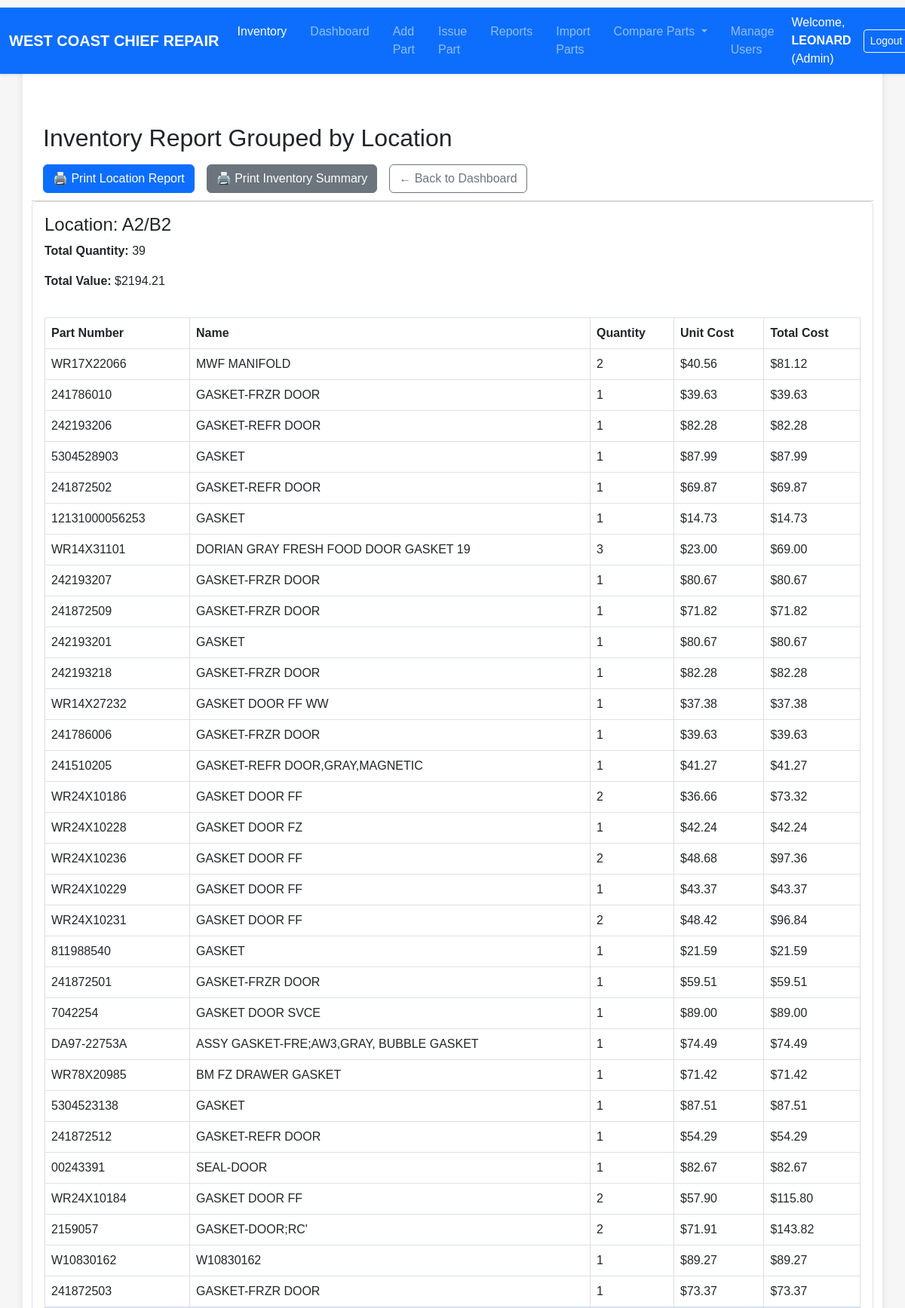
/dashboard/location_report (signed in, upper part), run on the app's committed database.
### models.py (models this page shows, shortened)
class User(UserMixin, db.Model):
    id = db.Column(db.Integer, primary_key=True)
    username = db.Column(db.String(64), unique=True, nullable=False)
    password_hash = db.Column(db.String(128), nullable=False)
    role = db.Column(db.String(20), nullable=False, default=ROLE_USER)
    @property
    def password(self):
        raise AttributeError('password is not a readable attribute')

class Part(db.Model):
    id = db.Column(db.Integer, primary_key=True)
    name = db.Column(db.String(100), nullable=False)
    part_number = db.Column(db.String(100), unique=True, nullable=False)
    quantity = db.Column(db.Integer, default=0)
    unit_cost = db.Column(db.Float, nullable=False)
    location = db.Column(db.String(100))  # shelf/location
    created_at = db.Column(db.DateTime, default=datetime.utcnow)

### inventory/routes.py (the view)
@inventory_bp.route('/dashboard/location_report')
@login_required
def location_report():
    parts = Part.query.filter(Part.quantity > 0).all()
    locations = defaultdict(lambda: {
        'parts': [],
        'total_quantity': 0,
        'total_value': 0.0,
    })
    for part in parts:
        loc = part.location or 'Unknown'
        locations[loc]['parts'].append(part)
        locations[loc]['total_quantity'] += part.quantity
        locations[loc]['total_value'] += part.quantity * part.unit_cost
    grand_total_quantity = sum(data['total_quantity'] for data in locations.values())
    grand_total_value = sum(data['total_value'] for data in locations.values())
    return render_template('location_report.html',
                           locations=locations,
                           grand_total_quantity=grand_total_quantity,
                           grand_total_value=grand_total_value)

### auth/routes.py (called while the page is built)
@login_manager.user_loader
def load_user(user_id):
    return User.query.get(int(user_id))

### templates/location_report.html (shortened to what this page needs)
{% extends "base.html" %}
{% block content %}
<div class="sticky-toolbar">
  <h2 class="mb-3">Inventory Report Grouped by Location</h2>
  <div class="d-flex flex-wrap gap-3">
    <a href="{{ url_for('inventory.print_location_report') }}" class="btn btn-primary">🖨️ Print Location Report</a>
    <a href="{{ url_for('inventory.print_inventory_summary') }}" class="btn btn-secondary">🖨️ Print Inventory Summary</a>
    <a href="{{ url_for('inventory.dashboard') }}" class="btn btn-outline-secondary">← Back to Dashboard</a>
  </div>
</div>
{% if locations %}
  {% for loc, data in locations.items() %}
  <div class="card mb-4 p-3 border">
    <h4>Location: {{ loc }}</h4>
    <p><strong>Total Quantity:</strong> {{ data.total_quantity }}</p>
    <p><strong>Total Value:</strong> ${{ '%.2f'|format(data.total_value) }}</p>
    <table class="table table-bordered">
      <thead>
        <tr>
          <th>Part Number</th>
          <th>Name</th>
          <th>Quantity</th>
          <th>Unit Cost</th>
          <th>Total Cost</th>
        </tr>
      </thead>
      <tbody>
        {% for part in data.parts %}
        <tr>
          <td>{{ part.part_number }}</td>
          <td>{{ part.name }}</td>
          <td>{{ part.quantity }}</td>
          <td>${{ '%.2f'|format(part.unit_cost) }}</td>
          <td>${{ '%.2f'|format(part.quantity * part.unit_cost) }}</td>
        </tr>
        {% endfor %}
      </tbody>
    </table>
  </div>
  {% endfor %}
{% else %}
  <p>No parts in inventory.</p>
{% endif %}
{% endblock %}

### templates/base.html (shortened to what this page needs)
<!DOCTYPE html>
<html lang="en">
<head>
  <link href="https://cdn.jsdelivr.net/npm/bootstrap@5.3.0/dist/css/bootstrap.min.css" rel="stylesheet" />
  <link rel="stylesheet" href="{{ url_for('static', filename='style.css') }}" />
</head>
<body>
  <nav class="navbar navbar-expand-lg navbar-dark bg-primary shadow-sm fixed-top">
    <div class="container-fluid">
      <a class="navbar-brand fw-bold" href="{{ url_for('inventory.dashboard') }}">
        WEST COAST CHIEF REPAIR
      </a>
      <div class="collapse navbar-collapse" id="navbarMain">
        <ul class="navbar-nav me-auto mb-2 mb-lg-0">
          <li class="nav-item">
            <a class="nav-link{% if request.endpoint == 'inventory.location_report' %} active{% endif %}" href="{{ url_for('inventory.location_report') }}">Inventory</a>
          </li>
          <li class="nav-item">
            <a class="nav-link{% if request.endpoint == 'inventory.dashboard' %} active{% endif %}" href="{{ url_for('inventory.dashboard') }}">Dashboard</a>
          </li>
          <li class="nav-item">
            <a class="nav-link{% if request.endpoint == 'inventory.add_part' %} active{% endif %}" href="{{ url_for('inventory.add_part') }}">Add Part</a>
          </li>
          <li class="nav-item">
            <a class="nav-link{% if request.endpoint == 'inventory.issue_part' %} active{% endif %}" href="{{ url_for('inventory.issue_part') }}">Issue Part</a>
          </li>
          <li class="nav-item">
            <a class="nav-link{% if request.endpoint == 'inventory.reports' %} active{% endif %}" href="{{ url_for('inventory.reports') }}">Reports</a>
          </li>
          <li class="nav-item">
            <a class="nav-link{% if request.endpoint == 'inventory.import_parts' %} active{% endif %}" href="{{ url_for('inventory.import_parts') }}">Import Parts</a>
          <li class="nav-item dropdown">
            <a class="nav-link dropdown-toggle" href="#" id="compareDropdown" role="button" data-bs-toggle="dropdown" aria-expanded="false">
              Compare Parts
            </a>
          </li>
          {% if current_user.is_authenticated and current_user.role in ['superadmin', 'admin'] %}
          <li class="nav-item">
            <a class="nav-link{% if request.endpoint.startswith('inventory.users') %} active{% endif %}" href="{{ url_for('inventory.users') }}">Manage Users</a>
          </li>
            </ul>
          {% endif %}
        {% if current_user.is_authenticated %}
        <div class="d-flex align-items-center">
          <span class="text-white me-3">
            Welcome, <strong>{{ current_user.username }}</strong> ({{ current_user.role.capitalize() }})
          </span>
          <a href="{{ url_for('auth.logout') }}" class="btn btn-outline-light btn-sm">Logout</a>
        </div>
        {% endif %}
      </div>
    </div>
  </nav>
  <main class="container mt-4">
    {% block content %}{% endblock %}
  </main>
</body>
</html>

### static/style.css (style rules this page uses)
body { font-family: Arial, sans-serif; background-color: #f6f6f6; padding: 20px; margin: 0; }
nav { margin-top: 10px; }
nav a { color: white; margin-right: 15px; text-decoration: none; font-weight: bold; }
main { background-color: white; padding: 20px; border-radius: 8px; box-shadow: 0 0 10px rgba(0,0,0,0.1); }
table { width: 100%; border-collapse: collapse; margin-top: 20px; }
table th, table td { padding: 10px; border: 1px solid #ddd; text-align: left; }
main.container { padding-top: 110px; }
.sticky-toolbar { position: sticky; top: 110px; background-color: white; z-index: 1000; padding: 10px 15px; border-bottom: 1px solid #ccc; }

### data on the page
User: username "LEONARD", role "Admin"
Part: location "A2/B2", total_quantity "39", total_value "2194.21", part_number "WR17X22066", name "MWF MANIFOLD", quantity "2", unit_cost "40.56", part.quantity*part.unit_cost "81.12"
Part: part_number "241786010", name "GASKET-FRZR DOOR", quantity "1", unit_cost "39.63", part.quantity*part.unit_cost "39.63"
Part: part_number "242193206", name "GASKET-REFR DOOR", quantity "1", unit_cost "82.28", part.quantity*part.unit_cost "82.28"
Part: part_number "5304528903", name "GASKET", quantity "1", unit_cost "87.99", part.quantity*part.unit_cost "87.99"
Part: part_number "241872502", name "GASKET-REFR DOOR", quantity "1", unit_cost "69.87", part.quantity*part.unit_cost "69.87"
Part: part_number "12131000056253", name "GASKET", quantity "1", unit_cost "14.73", part.quantity*part.unit_cost "14.73"
Part: part_number "WR14X31101", name "DORIAN GRAY FRESH FOOD DOOR GASKET 19", quantity "3", unit_cost "23.00", part.quantity*part.unit_cost "69.00"
Part: part_number "242193207", name "GASKET-FRZR DOOR", quantity "1", unit_cost "80.67", part.quantity*part.unit_cost "80.67"
Part: part_number "241872509", name "GASKET-FRZR DOOR", quantity "1", unit_cost "71.82", part.quantity*part.unit_cost "71.82"
Part: part_number "242193201", name "GASKET", quantity "1", unit_cost "80.67", part.quantity*part.unit_cost "80.67"
Part: part_number "242193218", name "GASKET-FRZR DOOR", quantity "1", unit_cost "82.28", part.quantity*part.unit_cost "82.28"
Part: part_number "WR14X27232", name "GASKET DOOR FF WW", quantity "1", unit_cost "37.38", part.quantity*part.unit_cost "37.38"
Part: part_number "241786006", name "GASKET-FRZR DOOR", quantity "1", unit_cost "39.63", part.quantity*part.unit_cost "39.63"
Part: part_number "241510205", name "GASKET-REFR DOOR,GRAY,MAGNETIC", quantity "1", unit_cost "41.27", part.quantity*part.unit_cost "41.27"
Part: part_number "WR24X10186", name "GASKET DOOR FF", quantity "2", unit_cost "36.66", part.quantity*part.unit_cost "73.32"
Part: part_number "WR24X10228", name "GASKET DOOR FZ", quantity "1", unit_cost "42.24", part.quantity*part.unit_cost "42.24"
Part: part_number "WR24X10236", name "GASKET DOOR FF", quantity "2", unit_cost "48.68", part.quantity*part.unit_cost "97.36"
Part: part_number "WR24X10229", name "GASKET DOOR FF", quantity "1", unit_cost "43.37", part.quantity*part.unit_cost "43.37"
Part: part_number "WR24X10231", name "GASKET DOOR FF", quantity "2", unit_cost "48.42", part.quantity*part.unit_cost "96.84"
Part: part_number "811988540", name "GASKET", quantity "1", unit_cost "21.59", part.quantity*part.unit_cost "21.59"
Part: part_number "241872501", name "GASKET-FRZR DOOR", quantity "1", unit_cost "59.51", part.quantity*part.unit_cost "59.51"
Part: part_number "7042254", name "GASKET DOOR SVCE", quantity "1", unit_cost "89.00", part.quantity*part.unit_cost "89.00"
Part: part_number "DA97-22753A", name "ASSY GASKET-FRE;AW3,GRAY, BUBBLE GASKET", quantity "1", unit_cost "74.49", part.quantity*part.unit_cost "74.49"
Part: part_number "WR78X20985", name "BM FZ DRAWER GASKET", quantity "1", unit_cost "71.42", part.quantity*part.unit_cost "71.42"
Part: part_number "5304523138", name "GASKET", quantity "1", unit_cost "87.51", part.quantity*part.unit_cost "87.51"
Part: part_number "241872512", name "GASKET-REFR DOOR", quantity "1", unit_cost "54.29", part.quantity*part.unit_cost "54.29"
Part: part_number "00243391", name "SEAL-DOOR", quantity "1", unit_cost "82.67", part.quantity*part.unit_cost "82.67"
Part: part_number "WR24X10184", name "GASKET DOOR FF", quantity "2", unit_cost "57.90", part.quantity*part.unit_cost "115.80"
Part: part_number "2159057", name "GASKET-DOOR;RC'", quantity "2", unit_cost "71.91", part.quantity*part.unit_cost "143.82"
Part: part_number "W10830162", name "W10830162", quantity "1", unit_cost "89.27", part.quantity*part.unit_cost "89.27"
Part: part_number "241872503", name "GASKET-FRZR DOOR", quantity "1", unit_cost "73.37", part.quantity*part.unit_cost "73.37"
